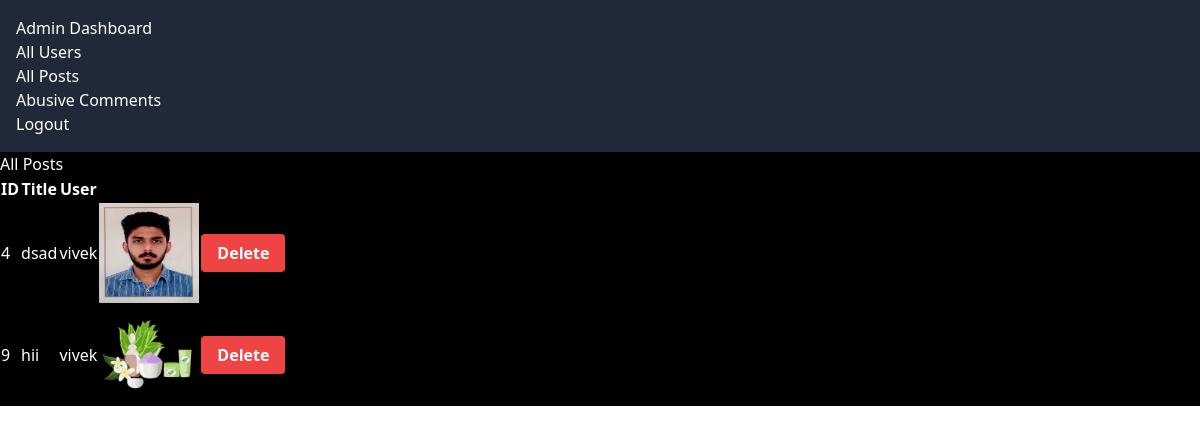
Page /admin_panel/posts/ (signed in) on the committed database.
### posts/models.py (models this page shows, shortened)
class Post(models.Model):
    user = models.ForeignKey(User, on_delete=models.CASCADE)
    content = models.TextField(blank=True)
    image = models.ImageField(upload_to='post_images/', blank=True, null=True)
    created_at = models.DateTimeField(auto_now_add=True)

### admin_panel/views.py (the view)
# urls.py: path('posts/', views.all_posts, name='all_posts'),
@login_required
@user_passes_test(is_admin)
def all_posts(request):
    posts = Post.objects.all()
    return render(request, 'admin_panel/all_posts.html', {'posts': posts})

### admin_panel/views.py (called while the page is built)
def is_admin(user):
    return user.is_superuser

### admin_panel/templates/admin_panel/all_posts.html (shortened to what this page needs)
{% extends "base.html" %}
{% block content %}
<div class="bg-black">
    <h2>All Posts</h2>
    <table class="p-4" border="1">
        <tr class="p-4">
            <th>ID</th>
            <th>Title</th>
            <th>User</th>
        </tr>
        {% for post in posts %}
        <tr>
            <td>{{ post.id }}</td>
            <td>{{ post.content }}</td>
            <td>{{ post.user.username }}</td>
            <td><img class="w-[100px] h-[100px]" src="{{ post.image.url }}" alt=""></td>
            <td><a href="{% url 'delete_post' post.id %}" class="bg-red-500 hover:bg-red-700 text-white font-bold py-2 px-4 rounded">Delete</a></td>
        </tr>
        {% endfor %}
    </table>
</div>
{% endblock %}

### static/css/style.css (style rules this page uses)
body { background-color: #ffffff; color: white; }

### rows in the picture
Post: id "4", content "dsad", user.username "vivek", image (picture)
Post: id "9", content "hii", user.username "vivek", image (picture)
